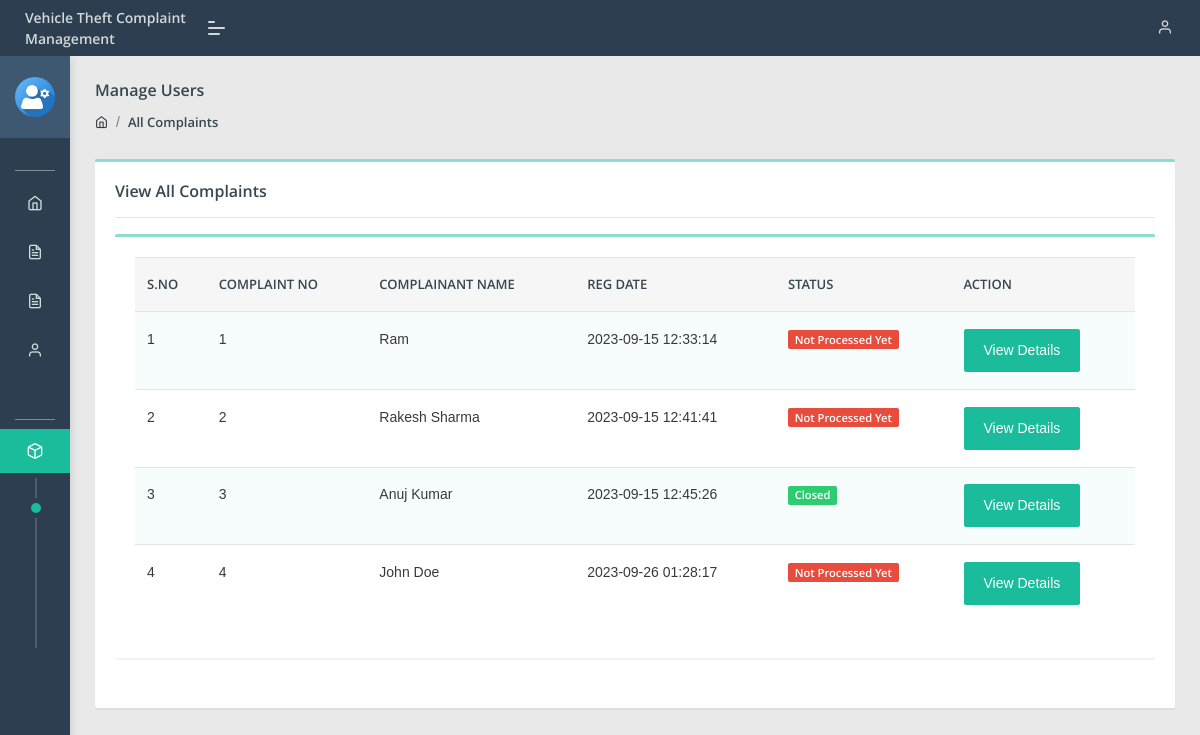
The app's page /admin/all-complaint.php (signed in) with its own data.
### tables this page shows
CREATE TABLE `tblcomplaints` (
  `complaintNumber` int(11) NOT NULL,
  `userId` int(11) DEFAULT NULL,
  `category` int(11) DEFAULT NULL,
  `subcategory` varchar(255) DEFAULT NULL,
  `complaintType` varchar(255) DEFAULT NULL,
  `state` varchar(255) DEFAULT NULL,
  `noc` varchar(255) DEFAULT NULL,
  `complaintDetails` mediumtext DEFAULT NULL,
  `complaintFile` varchar(255) DEFAULT NULL,
  `regDate` timestamp NULL DEFAULT current_timestamp(),
  `status` varchar(50) DEFAULT NULL,
  `lastUpdationDate` timestamp NULL DEFAULT NULL ON UPDATE current_timestamp()
);

CREATE TABLE `users` (
  `id` int(11) NOT NULL,
  `fullName` varchar(255) DEFAULT NULL,
  `userEmail` varchar(255) DEFAULT NULL,
  `password` varchar(255) DEFAULT NULL,
  `contactNo` bigint(11) DEFAULT NULL,
  `address` tinytext DEFAULT NULL,
  `State` varchar(255) DEFAULT NULL,
  `country` varchar(255) DEFAULT NULL,
  `pincode` int(6) DEFAULT NULL,
  `userImage` varchar(255) DEFAULT NULL,
  `regDate` timestamp NOT NULL DEFAULT current_timestamp(),
  `updationDate` timestamp NULL DEFAULT NULL,
  `status` int(1) DEFAULT NULL
);

### admin/all-complaint.php (the view, shortened to what this page needs)
<?php
include('include/config.php');
if(strlen($_SESSION['aid'])==0)
    {
header('location:index.php');
}
else{
?>
<!DOCTYPE html>
<html lang="en">
<head>
    <link rel="stylesheet" href="assets/css/style.css">
</head>
<body class="">
	<?php include('include/sidebar.php');?>
	<?php include('include/header.php');?>
<section class="pcoded-main-container">
    <div class="pcoded-content">
        <div class="page-header">
            <div class="page-block">
                <div class="row align-items-center">
                    <div class="col-md-12">
                        <div class="page-header-title">
                            <h5 class="m-b-10">Manage Users</h5>
                        </div>
                        <ul class="breadcrumb">
                            <li class="breadcrumb-item"><a href="dashboard.php"><i class="feather icon-home"></i></a></li>
                            <li class="breadcrumb-item"><a href="all-complaint.php">All Complaints</a></li>
                        </ul>
                    </div>
                </div>
            </div>
        </div>
        <div class="row">
            <div class="col-sm-12">
                <div class="card">
                    <div class="card-body">
                        <h5>View All Complaints</h5>
                        <hr>
                      <div class="row">
                            <div class="col-xl-12">
                <div class="card">
                    <div class="card-body table-border-style">
                        <div class="table-responsive">
                            <table class="table table-striped">
                                <thead>
                                        <tr><th>S.No</th>
											<th>Complaint No</th>
											<th>Complainant Name</th>
											<th>Reg Date</th>
											<th>Status</th>
											<th>Action</th>
										</tr>
                                </thead>
                                <tbody>
                                    <?php
$query=mysqli_query($con,"select tblcomplaints.*,users.fullName as name from tblcomplaints join users on users.id=tblcomplaints.userId");
$cnt=1;
while($row=mysqli_fetch_array($query))
{
?>
                                        <tr>
                                            <td><?php echo htmlentities($cnt);?></td>
                                            <td><?php echo htmlentities($row['complaintNumber']);?></td>
                                            <td><?php echo htmlentities($row['name']);?></td>
                                            <td> <?php echo htmlentities($row['regDate']);?></td>
                                           <td>
                                                <?php $status=$row['status'];
                                                if($status==''): ?>
                                                <span class="badge badge-danger">Not Processed Yet</span>
                                            <?php elseif($status=='in process'):?>
                                             <span class="badge badge-warning">In Process</span>
                                         <?php elseif($status=='closed'):?>
                                             <span class="badge badge-success">Closed</span>
                                         <?php endif;?>
</td>
<td>   <a href="complaint-details.php?cid=<?php echo htmlentities($row['complaintNumber']);?>" class="btn btn-primary"> View Details</a>
											</td>
                                        </tr>
                                        <?php $cnt=$cnt+1; } ?>
                                </tbody>
                            </table>
                        </div>
                    </div>
                </div>
            </div>
                        </div>
                    </div>
                </div>
            </div>
        </div>
    </div>
</section>
</body>
</html>
<?php } ?>

### admin/include/sidebar.php (shortened to what this page needs)
<nav class="pcoded-navbar  ">
	<div class="navbar-wrapper  ">
		<div class="navbar-content scroll-div " >
			<div class="">
				<div class="main-menu-header">
					<img class="img-radius" src="assets/images/user/user-gear.png" alt="User-Profile-Image">
					<div class="user-details">
					</div>
				</div>
			</div>
			<ul class="nav pcoded-inner-navbar ">
				<li class="nav-item pcoded-menu-caption">
				</li>
				<li class="nav-item">
				    <a href="dashboard.php" class="nav-link "><span class="pcoded-micon"><i class="feather icon-home"></i></span><span class="pcoded-mtext">Dashboard</span></a>
				</li>
				<li class="nav-item">
				    <a href="category.php" class="nav-link "><span class="pcoded-micon"><i class="feather icon-file-text"></i></span><span class="pcoded-mtext">Add Category</span></a>
				</li>
				<li class="nav-item">
				    <a href="subcategory.php" class="nav-link "><span class="pcoded-micon"><i class="feather icon-file-text"></i></span><span class="pcoded-mtext">Add Subcategory</span></a>
				</li>
				<li class="nav-item">
				    <a href="manage-users.php" class="nav-link "><span class="pcoded-micon"><i class="feather icon-user"></i></span><span class="pcoded-mtext">Manage Users</span></a>
				</li>
				<li class="nav-item pcoded-menu-caption">
				</li>
				<li class="nav-item pcoded-hasmenu">
					<a href="#!" class="nav-link "><span class="pcoded-micon"><i class="feather icon-box"></i></span><span class="pcoded-mtext">Manage Complaint</span></a>
					<ul class="pcoded-submenu">
						<li>
<a href="all-complaint.php">All Complaints</a></li>
						<li>
<a href="notprocess-complaint.php">Not Process Yet</a></li>
						<li>
							<a href="inprocess-complaint.php">In Process</a></li>
						<li><a href="closed-complaint.php">Closed Complaints</a></li>
					</ul>
				</li>
			</ul>
		</div>
	</div>
</nav>

### admin/include/header.php (shortened to what this page needs)
<header class="navbar pcoded-header navbar-expand-lg navbar-light header-dark">
				<div class="m-header">
					<a class="mobile-menu" id="mobile-collapse" href="#!"><span></span></a>
					<a href="dashboard.php" class="b-brand">
						<strong> Vehicle Theft Complaint Management</strong>
					</a>
				</div>
				<div class="collapse navbar-collapse">
					<ul class="navbar-nav ml-auto">
						<li>
						</li>
						<li>
							<div class="dropdown drp-user">
								<a href="#" class="dropdown-toggle" data-toggle="dropdown">
									<i class="feather icon-user"></i>
								</a>
							</div>
						</li>
					</ul>
				</div>
	</header>

### records on screen
tblcomplaints: complaintNumber "1", userId.fullName "Ram", regDate "2023-09-15 12:33:14", shows "Not Processed Yet"
tblcomplaints: complaintNumber "2", userId.fullName "Rakesh Sharma", regDate "2023-09-15 12:41:41", shows "Not Processed Yet"
tblcomplaints: complaintNumber "3", userId.fullName "Anuj Kumar", regDate "2023-09-15 12:45:26", status "Closed"
tblcomplaints: complaintNumber "4", userId.fullName "John Doe", regDate "2023-09-26 01:28:17", shows "Not Processed Yet"
